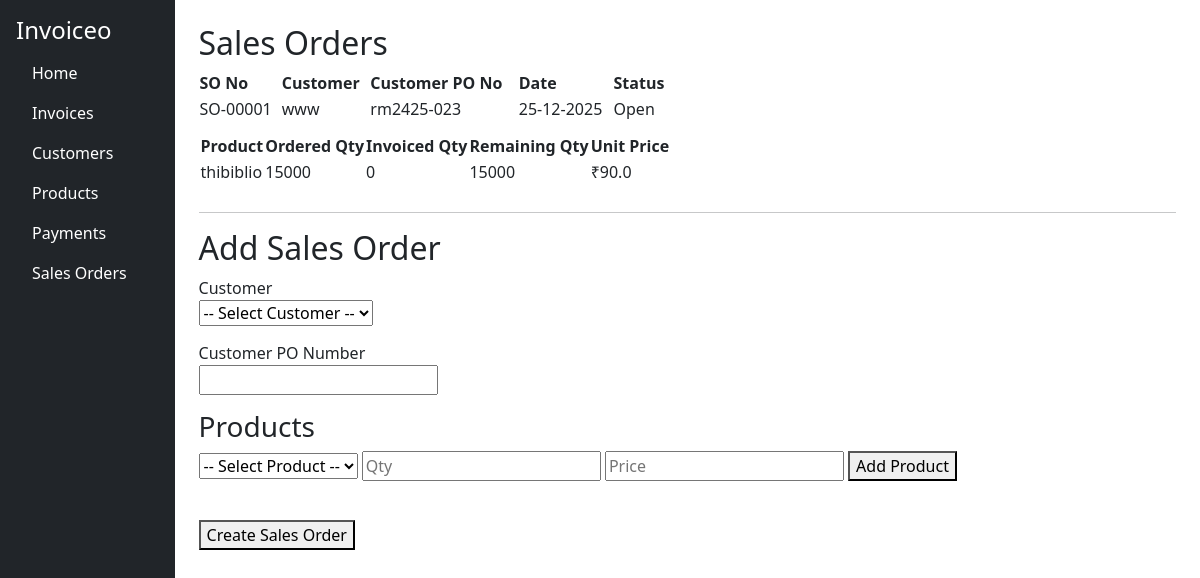
Before: /sales_orders with the older database file.
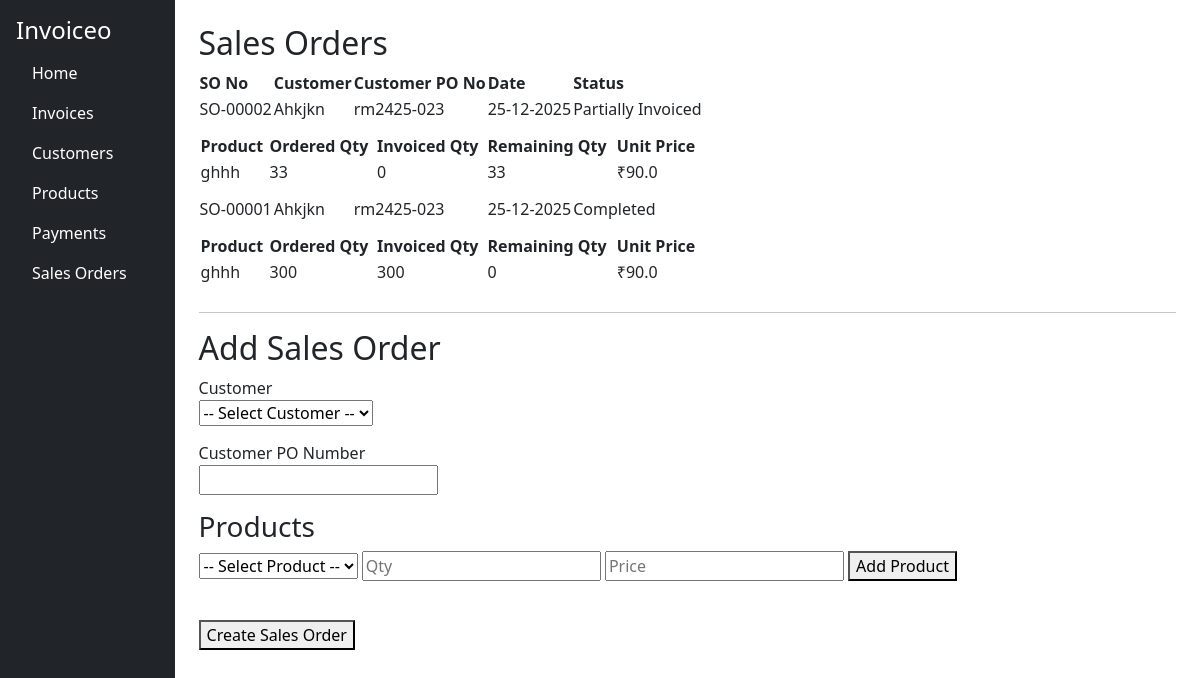
After: the same page with the newer database file.
### app.py (models this page shows)
class SalesOrder(db.Model):
    id = db.Column(db.Integer, primary_key=True)
    so_number = db.Column(db.String(20), unique=True, nullable=False)
    customer_po_number = db.Column(db.String(50), nullable=False)
    customer_id = db.Column(db.Integer, db.ForeignKey('customer.id'), nullable=False)
    order_date = db.Column(db.DateTime, default=datetime.utcnow)
    status = db.Column(db.String(30), default="Open")
    customer = db.relationship('Customer', backref='sales_orders')
    items = db.relationship(
        'SalesOrderItem',
        backref='sales_order',
        cascade='all, delete-orphan'
    )

class Customer(db.Model):
    id = db.Column(db.Integer, primary_key=True)
    customer_name = db.Column(db.String(100), nullable=False)
    customer_gstin = db.Column(db.String(15), nullable=False)
    customer_address = db.Column(db.String(300), nullable=False)
    billing_address = db.Column(db.String(300), nullable=False)
    receivables = db.Column(db.Float, default=0.0)

class SalesOrderItem(db.Model):
    id = db.Column(db.Integer, primary_key=True)
    sales_order_id = db.Column(
        db.Integer,
        db.ForeignKey('sales_order.id'),
        nullable=False
    )
    product_id = db.Column(db.Integer, db.ForeignKey('product.id'), nullable=False)
    product_name = db.Column(db.String(100), nullable=False)
    ordered_qty = db.Column(db.Integer, nullable=False)
    invoiced_qty = db.Column(db.Integer, default=0)
    unit_price = db.Column(db.Float, nullable=False)
    product = db.relationship('Product')

### app.py (the view)
@app.route('/sales_orders')
def sales_orders():
    orders = SalesOrder.query.order_by(SalesOrder.order_date.desc()).all()
    customers = Customer.query.all()
    products = Product.query.all()
    return render_template(
        'sales_orders.html',
        orders=orders,
        customers=customers,
        products=products
    )

### templates/sales_orders.html (shortened to what this page needs)
{% extends 'base.html' %}
{% block content %}
<h2>Sales Orders</h2>
{% if orders %}
<table>
    <thead>
        <tr>
            <th>SO No</th>
            <th>Customer</th>
            <th>Customer PO No</th>
            <th>Date</th>
            <th>Status</th>
        </tr>
    </thead>
    <tbody>
    {% for so in orders %}
        <tr>
            <td>{{ so.so_number }}</td>
            <td>{{ so.customer.customer_name }}</td>
            <td>{{ so.customer_po_number }}</td>
            <td>{{ so.order_date.strftime('%d-%m-%Y') }}</td>
            <td>{{ so.status }}</td>
        </tr>
        <tr>
            <td colspan="5">
                <table width="100%" style="margin:10px 0;">
                    <thead>
                        <tr>
                            <th>Product</th>
                            <th>Ordered Qty</th>
                            <th>Invoiced Qty</th>
                            <th>Remaining Qty</th>
                            <th>Unit Price</th>
                        </tr>
                    </thead>
                    <tbody>
                    {% for item in so.items %}
                        <tr>
                            <td>{{ item.product_name }}</td>
                            <td>{{ item.ordered_qty }}</td>
                            <td>{{ item.invoiced_qty }}</td>
                            <td>
                                {{ item.ordered_qty - item.invoiced_qty }}
                            </td>
                            <td>₹{{ item.unit_price }}</td>
                        </tr>
                    {% endfor %}
                    </tbody>
                </table>
            </td>
        </tr>
    {% endfor %}
    </tbody>
</table>
{% else %}
<p>No sales orders yet.</p>
{% endif %}
<hr>
<h2>Add Sales Order</h2>
<form method="POST" action="{{ url_for('add_sales_order') }}">
    <div class="form-section">
        <label>Customer</label><br>
        <select name="customer_id" required>
            <option value="">-- Select Customer --</option>
        </select>
    </div>
    <div class="form-section">
        <label>Customer PO Number</label><br>
        <input type="text" name="customer_po_number" required>
    </div>
    <div class="form-section">
        <h3>Products</h3>
        <select id="product_select">
            <option value="">-- Select Product --</option>
        </select>
        <input type="number" id="product_qty" min="1" placeholder="Qty">
        <input type="number" id="product_price" step="0.01" placeholder="Price">
        <button type="button" onclick="addSOItem()">Add Product</button>
    </div>
    <br>
    <button type="submit">Create Sales Order</button>
</form>
{% endblock %}

### templates/base.html (shortened to what this page needs)
<!DOCTYPE html>
<html lang="en">
<head>
    <link rel="stylesheet" href="https://cdn.jsdelivr.net/npm/bootstrap@5.3.0/dist/css/bootstrap.min.css">
</head>
<body>
    <div class="d-flex">
        <div class="bg-dark text-white p-3" style="width: 200px; height: 100vh;">
            <h4>Invoiceo</h4>
            <ul class="nav flex-column">
                <li class="nav-item"><a href="/" class="nav-link text-white">Home</a></li>
                <li class="nav-item"><a href="/invoices" class="nav-link text-white">Invoices</a></li>
                <li class="nav-item"><a href="/customers" class="nav-link text-white">Customers</a></li>
                <li class="nav-item"><a href="/products" class="nav-link text-white">Products</a></li>
                <li class="nav-item"><a href="/payments" class="nav-link text-white">Payments</a></li>
                <li class="nav-item"><a href="/sales_orders" class="nav-link text-white">Sales Orders</a></li>
            </ul>
        </div>
        <div class="p-4" style="width: 100%;">
            {% block content %}{% endblock %}
        </div>
    </div>
</body>
</html>

### templates/sales_orders.html (style rules this page uses)
.form-section { margin-bottom: 15px; }

Changed rows visible on the page:
added SalesOrder: so_number "SO-00002", customer.customer_name "Ahkjkn", customer_po_number "rm2425-023", order_date "25-12-2025", status "Partially Invoiced"
added SalesOrderItem: product_name "ghhh", ordered_qty "33", invoiced_qty "0", item.ordered_qty-item.invoiced_qty "33", unit_price "90.0", shown under "SO-00002"
changed SalesOrder "SO-00001": customer.customer_name "www" → "Ahkjkn"; status "Open" → "Completed"
changed SalesOrderItem (number 2 of 2 on the later page): product_name "thibiblio" → "ghhh"; ordered_qty "15000" → "300"; invoiced_qty "0" → "300"; item.ordered_qty-item.invoiced_qty "15000" → "0"
